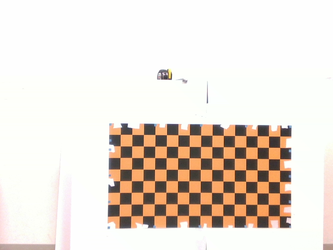
#> input picture align/align_img_c0.png, 333 x 250 px, shrunk from 640 x 480 before the run; its folder holds only this picture in this run
$ python chari.py
#> lines starting #> are read from the running program, lines starting #| are printed output that depends on the picture; after the words box and inside, x2 and y2 are one past the last pixel; in counts of white or black regions, pixels touching at a corner belong together
#!/usr/bin/env python
# -*- coding: utf-8 -*-

import cv2
from matplotlib.image import imread
import matplotlib.pyplot as plt
import numpy as np
import time

global height
global width

square_size = 0.05      # 正方形の1辺のサイズ[cm]
pattern_size = (8, 15)  # 交差ポイントの数

reference_img = 5 # 参照画像の枚数

threshold = 120

pattern_points = np.zeros( (np.prod(pattern_size), 3), np.float32 ) #チェスボード（X,Y,Z）座標の指定 (Z=0)
pattern_points[:,:2] = np.indices(pattern_size).T.reshape(-1, 2)
pattern_points *= square_size
objpoints = []
imgpoints = []

# capture = cv2.VideoCapture(1)

# while len(objpoints) < reference_img:
for i in range(reference_img):
# 画像の取得
    # ret, img = capture.read()
    # 解像度640x480
    img = cv2.imread("./align/align_img_c{}.png".format(i))
#> img is the input picture: shape (250, 333, 3); mean B, G, R 213.6, 223, 233.3
    # [4 lines of commented-out code are left out]


    height = img.shape[0]
#> height = 250
    width = img.shape[1]
#> width = 333


    gray = cv2.cvtColor(img, cv2.COLOR_BGR2GRAY)
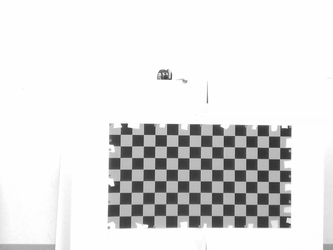
#> gray: shape (250, 333); min 41, max 255, mean 225

    ret, gray = cv2.threshold(gray, threshold, 255, cv2.THRESH_BINARY)
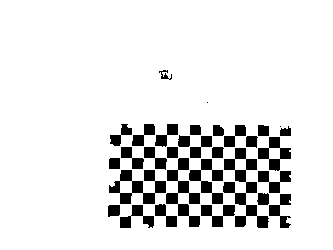
#> gray: shape (250, 333); 89.4% white; 31 black regions (2 under 20 px), largest, box (x1, y1, x2, y2) and area: (223, 148, 269, 228) 1239, (166, 158, 200, 227) 886, (109, 170, 166, 204) 871
#> ret = 120

    # チェスボードのコーナーを検出
    ret, corner = cv2.findChessboardCorners(gray, pattern_size)
#> ret = True; corner = 120 rows, first 8: [279.5, 136], [279.5, 147.5], [279.5, 158.5], [279.2, 170.4], [279.5, 181.5], [279.5, 193], [279.5, 204.5], [279.5, 215.5]
    # コーナーがあれば
    if ret == True:
        print("detected coner!")
        print(str(len(objpoints)+1) + "/" + str(reference_img))
        term = (cv2.TERM_CRITERIA_EPS + cv2.TERM_CRITERIA_COUNT, 30, 0.1)
        cv2.cornerSubPix(gray, corner, (5,5), (-1,-1), term)
        imgpoints.append(corner.reshape(-1, 2))   #appendメソッド：リストの最後に因数のオブジェクトを追加
        objpoints.append(pattern_points)
    print(ret)
#| True
    # print("len", len(imgpoints))
    cv2.imshow('image', gray)
    # 毎回判定するから 200 ms 待つ．遅延するのはココ
    if cv2.waitKey(200) & 0xFF == ord('q'):
#> (key q is pressed here)
        break
    # time.sleep(2)
print("calculating camera parameter...")
# [20 lines of commented-out code are left out]

#> (the run stopped early here; a loop or call above may not have finished)
